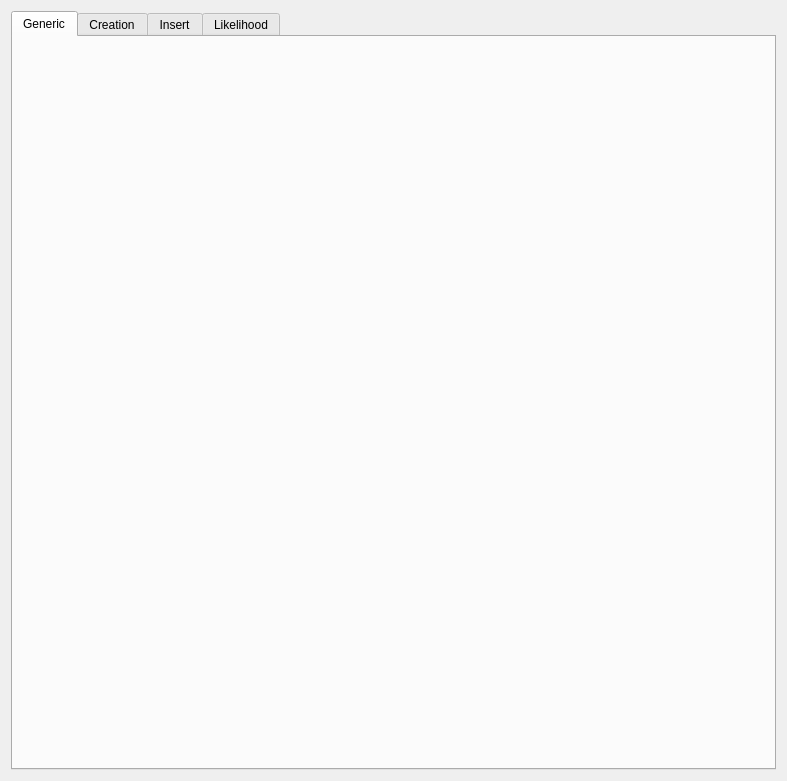
<?xml version="1.0" encoding="UTF-8"?>
<ui version="4.0">
 <class>COccupancyConfig</class>
 <widget class="QWidget" name="COccupancyConfig">
  <property name="geometry">
   <rect>
    <x>0</x>
    <y>0</y>
    <width>787</width>
    <height>781</height>
   </rect>
  </property>
  <property name="windowTitle">
   <string>Form</string>
  </property>
  <layout class="QHBoxLayout" name="horizontalLayout_8">
   <item>
    <widget class="QTabWidget" name="tabWidget">
     <property name="currentIndex">
      <number>0</number>
     </property>
     <widget class="QWidget" name="generic">
      <attribute name="title">
       <string>Generic</string>
      </attribute>
      <layout class="QVBoxLayout" name="verticalLayout_4"/>
     </widget>
     <widget class="QWidget" name="creation">
      <attribute name="title">
       <string>Creation</string>
      </attribute>
      <layout class="QVBoxLayout" name="verticalLayout_2">
       <item>
        <layout class="QHBoxLayout" name="horizontalLayout_9">
         <item>
          <widget class="QDoubleSpinBox" name="min_x">
           <property name="minimum">
            <double>-99.000000000000000</double>
           </property>
           <property name="value">
            <double>-10.000000000000000</double>
           </property>
          </widget>
         </item>
         <item>
          <widget class="QLabel" name="label_8">
           <property name="text">
            <string>min_x</string>
           </property>
          </widget>
         </item>
         <item>
          <spacer name="horizontalSpacer_8">
           <property name="orientation">
            <enum>Qt::Horizontal</enum>
           </property>
           <property name="sizeHint" stdset="0">
            <size>
             <width>40</width>
             <height>20</height>
            </size>
           </property>
          </spacer>
         </item>
        </layout>
       </item>
       <item>
        <layout class="QHBoxLayout" name="horizontalLayout_10">
         <item>
          <widget class="QDoubleSpinBox" name="max_x">
           <property name="minimum">
            <double>-99.000000000000000</double>
           </property>
           <property name="value">
            <double>10.000000000000000</double>
           </property>
          </widget>
         </item>
         <item>
          <widget class="QLabel" name="label_9">
           <property name="text">
            <string>max_x</string>
           </property>
          </widget>
         </item>
         <item>
          <spacer name="horizontalSpacer_9">
           <property name="orientation">
            <enum>Qt::Horizontal</enum>
           </property>
           <property name="sizeHint" stdset="0">
            <size>
             <width>40</width>
             <height>20</height>
            </size>
           </property>
          </spacer>
         </item>
        </layout>
       </item>
       <item>
        <layout class="QHBoxLayout" name="horizontalLayout_11">
         <item>
          <widget class="QDoubleSpinBox" name="min_y">
           <property name="minimum">
            <double>-99.000000000000000</double>
           </property>
           <property name="value">
            <double>-10.000000000000000</double>
           </property>
          </widget>
         </item>
         <item>
          <widget class="QLabel" name="label_10">
           <property name="text">
            <string>min_y</string>
           </property>
          </widget>
         </item>
         <item>
          <spacer name="horizontalSpacer_10">
           <property name="orientation">
            <enum>Qt::Horizontal</enum>
           </property>
           <property name="sizeHint" stdset="0">
            <size>
             <width>40</width>
             <height>20</height>
            </size>
           </property>
          </spacer>
         </item>
        </layout>
       </item>
       <item>
        <layout class="QHBoxLayout" name="horizontalLayout_12">
         <item>
          <widget class="QDoubleSpinBox" name="max_y">
           <property name="minimum">
            <double>-99.000000000000000</double>
           </property>
           <property name="value">
            <double>10.000000000000000</double>
           </property>
          </widget>
         </item>
         <item>
          <widget class="QLabel" name="label_11">
           <property name="text">
            <string>max_y</string>
           </property>
          </widget>
         </item>
         <item>
          <spacer name="horizontalSpacer_11">
           <property name="orientation">
            <enum>Qt::Horizontal</enum>
           </property>
           <property name="sizeHint" stdset="0">
            <size>
             <width>40</width>
             <height>20</height>
            </size>
           </property>
          </spacer>
         </item>
        </layout>
       </item>
       <item>
        <layout class="QHBoxLayout" name="horizontalLayout_13">
         <item>
          <widget class="QDoubleSpinBox" name="resolution">
           <property name="value">
            <double>0.050000000000000</double>
           </property>
          </widget>
         </item>
         <item>
          <widget class="QLabel" name="label_12">
           <property name="text">
            <string>resolution</string>
           </property>
          </widget>
         </item>
         <item>
          <spacer name="horizontalSpacer_12">
           <property name="orientation">
            <enum>Qt::Horizontal</enum>
           </property>
           <property name="sizeHint" stdset="0">
            <size>
             <width>40</width>
             <height>20</height>
            </size>
           </property>
          </spacer>
         </item>
        </layout>
       </item>
       <item>
        <spacer name="verticalSpacer_2">
         <property name="orientation">
          <enum>Qt::Vertical</enum>
         </property>
         <property name="sizeHint" stdset="0">
          <size>
           <width>20</width>
           <height>40</height>
          </size>
         </property>
        </spacer>
       </item>
      </layout>
     </widget>
     <widget class="QWidget" name="insert">
      <attribute name="title">
       <string>Insert</string>
      </attribute>
      <layout class="QVBoxLayout" name="verticalLayout"/>
     </widget>
     <widget class="QWidget" name="likelihood">
      <attribute name="title">
       <string>Likelihood</string>
      </attribute>
      <layout class="QVBoxLayout" name="verticalLayout_3"/>
     </widget>
    </widget>
   </item>
  </layout>
 </widget>
 <resources/>
 <connections/>
</ui>
